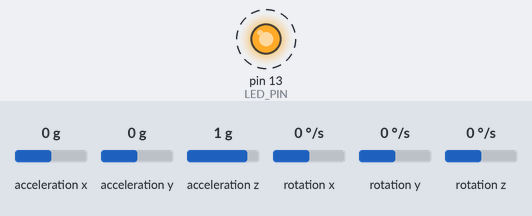
A sketch run on a simulated Arduino Leonardo, built with avr-gcc and run on an emulated ATmega32U4. Parts: output pins drawn as LEDs (lit = HIGH). Dashed ring = blinking. The test bench sets the inputs (shaded band); at power-on: acceleration x 0 g, acceleration y 0 g, acceleration z 1 g, rotation x 0 °/s, rotation y 0 °/s, rotation z 0 °/s. What the sketch prints to the serial monitor is not drawn.

Above: at 1.27 s.
1.3 s: acceleration x set to -1.4 g
Timing chart, 0 to 10.3 s (numbered marks = the images above; inputs shaded):
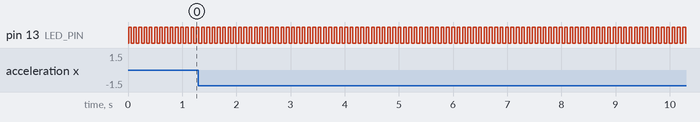

The sketch:

NonClassifier.ino
```cpp
//============================================================================
// Name		: NonClassifier.ino
// Author(s)	: Barbara Bruno
// Affiliation	: University of Genova, Italy - dept. DIBRIS
// Version	: 1.0
// Description	: Embedded real-time ADL classifier
//              : (this version simply sends the raw data via XBee)
//============================================================================

//----------------------------------------------------------------------------
// LIBRARIES
#include "MPU6050.h"    // classes for the MPU6050 IMU
#include "Wire.h"       // basic classes for I2C communication
#include "I2Cdev.h"     // advanced classes for I2C communication
//----------------------------------------------------------------------------

//----------------------------------------------------------------------------
// PIN DEFINITIONS
#define LED_PIN 13            // use LED CHG on pin 13 as control mechanism
#define STD_GRAVITY 9.80665   // define standard gravity value
//----------------------------------------------------------------------------

//----------------------------------------------------------------------------
// CONSTANTS
// sensor-related constants
MPU6050 sensor(0x68);                 // I2C address of the sensor (0x68 --> default)
uint8_t DLPFmode = 0;                 // Digital Low-Pass Filter mode (0 --> disabled)
uint8_t rate = 7;                     // sensor sampling frequency (7 --> 1kHz)
// fall detector-related constants (wrist motion detection)
const unsigned int window_size = 120; // size of the moving window (120 --> 5s circa)
const float MDT = 0.2*STD_GRAVITY;    // Motion Detection Threshold
//----------------------------------------------------------------------------

//----------------------------------------------------------------------------
// GLOBAL VARIABLES
bool blinkState;              // control LED status
int16_t acc_data[3];          // raw accelerometer data (x,y,z)
int16_t gyro_data[3];         // raw gyroscope data (x,y,z)
float real_acceleration[3];   // decoded raw accelerometer data
float window[window_size];    // moving window of accelerometer data
unsigned int numWritten = 0;  // number of samples inside the window
float currentAcceleration;    // som-of-squares of the currently sampled accelerometer data
float Amin;                   // minimum acceleration within the window
float Amax;                   // maximum acceleration within the window
//----------------------------------------------------------------------------

//----------------------------------------------------------------------------
// FUNCTIONS
// find the maximum & minimum elements within an array of float
void minmaxArray(float array[], unsigned int &array_size, float &maxArray, float &minArray)
{
  float tempMax = array[0];
  float tempMin = array[0];

  for(unsigned int i=0; i < array_size; i++)
  {
    if(array[i] > tempMax)
      tempMax = array[i];
    if(array[i] < tempMin)
      tempMin = array[i];
  }

  maxArray = tempMax;
  minArray = tempMin;
  /*****************************************************
  // DEBUG: display array[0], tempMax, tempMin
  Serial.print("array[0]: "); Serial.println(array[0]);
  Serial.print("tempMax: "); Serial.println(tempMax);
  Serial.print("tempMin: "); Serial.println(tempMin);
  *****************************************************/
}

// fill the moving window with sum-of-squares acceleration
void updateWindow()
{
  // compute the current sum-of-squares acceleration
  real_acceleration[0] = (float(acc_data[0]) / 65535.0) * (8*STD_GRAVITY);
  real_acceleration[1] = (float(acc_data[1]) / 65535.0) * (8*STD_GRAVITY);
  real_acceleration[2] = (float(acc_data[2]) / 65535.0) * (8*STD_GRAVITY);
  currentAcceleration = sqrt(pow(real_acceleration[0],2) + pow(real_acceleration[1],2) + pow(real_acceleration[2],2));

  // update the window content
  if(numWritten < window_size)
  {
    window[numWritten] = currentAcceleration;
    numWritten = numWritten + 1;
  }
  else
  {
    for(unsigned int s = 0; s < (window_size-1); s++)
      window[s] = window[s+1];
    window[window_size-1] = currentAcceleration;
  }
  // update Amin and Amax
  minmaxArray(window, numWritten, Amax, Amin);
  /*****************************************************
  // DEBUG: display window[0], Amin, Amax to validate the procedure
  Serial.print("window[0]: "); Serial.println(window[0]);
  Serial.print("Amax: "); Serial.println(Amax);
  Serial.print("Amin: "); Serial.println(Amin);
  *****************************************************/
}
//----------------------------------------------------------------------------

//----------------------------------------------------------------------------
void setup()
{
  // configure Arduino LED for fast check
  pinMode(LED_PIN, OUTPUT);
  blinkState = false;

  // serial communication setup (system control)
  Serial.begin(38400);

  // ZigBee communication setup
  Serial1.begin(9600);

  // sensor-to-microprocessor communication setup
  Serial.println("Initializing I2C channel...");
  Wire.begin();
  Serial.println("Initializing sensor...");
  sensor.initialize();
  sensor.setDLPFMode(DLPFmode);
  sensor.setRate(rate);
  // DEBUG: test I2C connection
  Serial.println("Testing I2C connection...");
  Serial.println(sensor.testConnection() ? "MPU6050 connection successful" : "MPU6050 connection failed");
}
//----------------------------------------------------------------------------

//----------------------------------------------------------------------------
void loop()
{
  // acquire the accelerometer raw data
  sensor.getAcceleration(&acc_data[0], &acc_data[1], &acc_data[2]);
  // acquire the gyroscope raw data
  sensor.getRotation(&gyro_data[0], &gyro_data[1], &gyro_data[2]);

  // compute 'currentAcceleration' and update 'Amax' and 'Amin'
  updateWindow();

  // transmit the data via ZigBee
  Serial1.print("\nH ");
  for(unsigned int i = 0; i < 3; i++)
  { Serial1.print(acc_data[i]); Serial1.print(" "); }
  for(unsigned int i = 0; i < 3; i++)
  { Serial1.print(gyro_data[i]); Serial1.print(" "); }
  // signal the lack/presence of motion
  if(abs(Amax - Amin) < MDT)
    Serial1.print("Still\n");
  else
    Serial1.print("Moving\n");
  // DEBUG: transmit the same data via USB
  Serial.print("\nH ");
  for(unsigned int i = 0; i < 3; i++)
  { Serial.print(acc_data[i]); Serial.print(" "); }
  for(unsigned int i = 0; i < 3; i++)
  { Serial.print(gyro_data[i]); Serial.print(" "); }
  // signal the lack/presence of motion
  if(abs(Amax - Amin) < MDT)
    Serial.print("Still\n");
  else
    Serial.print("Moving\n");

  // blink LED to show activity
  blinkState = !blinkState;
  digitalWrite(LED_PIN, blinkState);
  delay(42);
}
//----------------------------------------------------------------------------
```

Measured:
- by itself, pin 13 (LED_PIN): alternates HIGH for 0.05 s and LOW for 0.05 s
